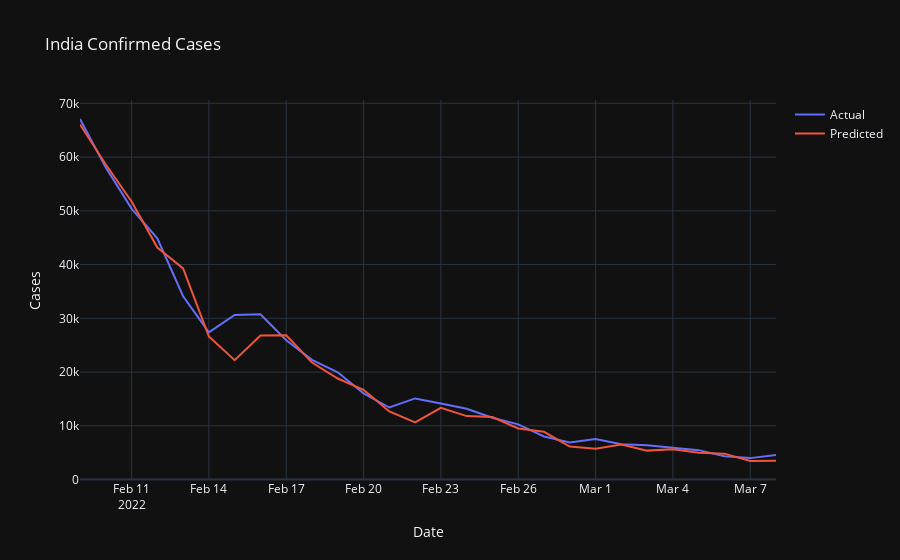

Here is the notebook cell this chart was saved with:
### Code cell
fig = go.Figure()
fig.add_trace(go.Scatter(x=df[-28:].index, y=df[-28:]['Total'], name="Actual"))
fig.add_trace(go.Scatter(x=df[-28:].index, y=pred, name="Predicted"))
fig.update_layout(title_text=f"{country} Confirmed Cases", xaxis_title="Date", yaxis_title="Cases", template="plotly_dark", hovermode="x")
